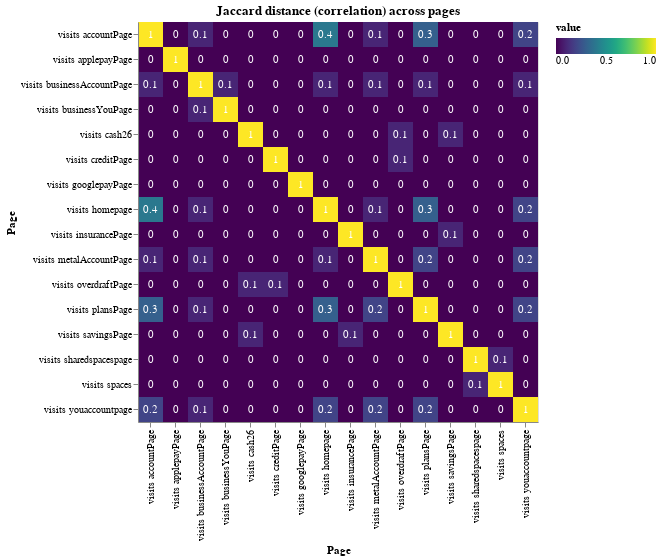

Write notebook code for a chart like this one.
### Code cell
sim["value"] = sim["value"].round(2)
alt.Chart(sim).mark_rect().encode(x="index:O", y="variable:O", color="value:Q")

# Configure common options
base = alt.Chart(sim).encode(
    alt.X("index:O", axis=alt.Axis(title="Page")),
    alt.Y("variable:O", axis=alt.Axis(title="Page")),
)

# Configure heatmap
heatmap = (
    base.mark_rect()
    .encode(
        color=alt.Color(
            "value:Q",
            scale=alt.Scale(scheme="viridis"),
            legend=alt.Legend(direction="horizontal"),
        )
    )
    .properties(
        width=400, height=400, title="Jaccard distance (correlation) across pages"
    )
)

# Configure text
text = base.mark_text(baseline="middle").encode(
    text="value:Q", color=alt.value("white")
)

# Draw the chart
heatmap + text

### Figure 1 — Vega-Lite specification as saved in the notebook (floating-point values rounded to 4 significant figures; data arrays with more than 128 entries replaced by an {"elided": "..."} marker saying what was removed)
{"config": {"view": {"continuousWidth": 400, "continuousHeight": 300}}, "layer": [{"mark": "rect", "encoding": {"color": {"type": "quantitative", "field": "value", "legend": {"direction": "horizontal"}, "scale": {"scheme": "viridis"}}, "x": {"type": "ordinal", "axis": {"title": "Page"}, "field": "index"}, "y": {"type": "ordinal", "axis": {"title": "Page"}, "field": "variable"}}, "height": 400, "title": "Jaccard distance (correlation) across pages", "width": 400}, {"mark": {"type": "text", "baseline": "middle"}, "encoding": {"color": {"value": "white"}, "text": {"type": "quantitative", "field": "value"}, "x": {"type": "ordinal", "axis": {"title": "Page"}, "field": "index"}, "y": {"type": "ordinal", "axis": {"title": "Page"}, "field": "variable"}}}], "data": {"name": "data-5359fb2197528a169937db8da52b4865"}, "$schema": "https://vega.github.io/schema/vega-lite/v4.0.2.json", "datasets": {"data-5359fb2197528a169937db8da52b4865": {"elided": "256 records"}}}
